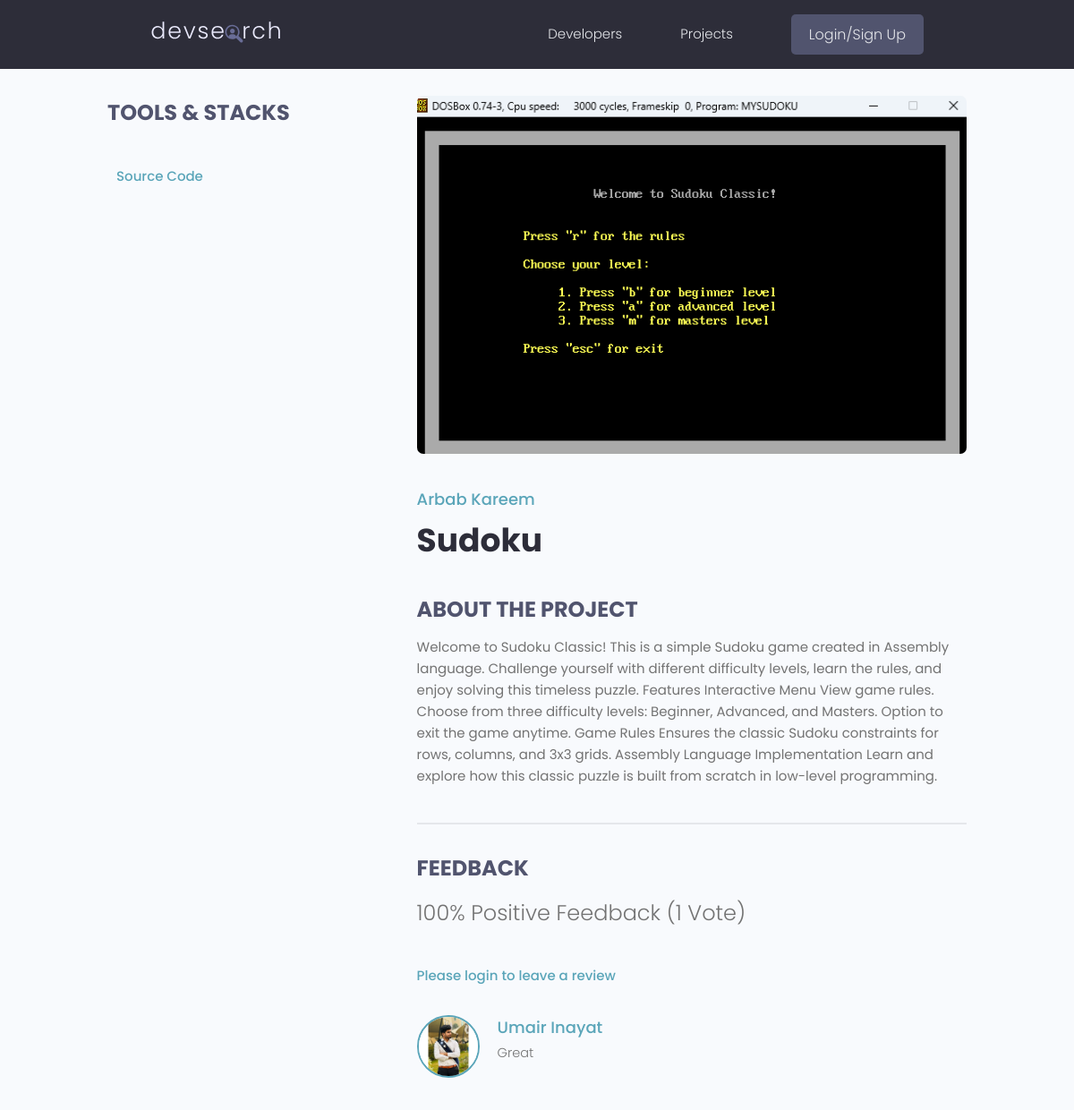
Screenshot of /projects/project/a9b16c54beb54f5db4971b943a730a23/ with the database file from the repository.
### projects/models.py (models this page shows, shortened)
class Project(models.Model):
    owner = models.ForeignKey(Profile, null=True, blank = True, on_delete=models.SET_NULL)
    title = models.CharField(max_length=200)
    description = models.TextField(null=True, blank = True)
    featured_image = models.ImageField(null=True, blank = True, default="default.jpg")
    technology = models.CharField(max_length=20)
    tag = models.ManyToManyField('Tag', blank= True)
    vote_total = models.IntegerField(default=0, null = True)
    vote_ratio = models.IntegerField(default=0, null = True)
    demo_link = models.CharField(max_length=2000,null=True, blank = True )
    source_link = models.CharField(max_length=2000,null=True, blank = True )
    created = models.DateTimeField(auto_now_add= True)
    id = models.UUIDField(default=uuid.uuid4, unique= True, primary_key= True, editable=False)
    class Meta:
        ordering = ['-vote_ratio', '-vote_total', 'title']
    @property
    def imageURL(self):
        try:
            url = self.featured_image.url
        except:
            url = ''
        return url
    @property
    def reviewers(self):
        queryset = self.review_set.all().values_list('owner__id', flat=True)
        return queryset

class Review(models.Model):
    VOTE_TYPE = (
        ('up', 'up'),
        ('down', 'down')
    )
    owner = models.ForeignKey(Profile, on_delete=models.CASCADE, null=True)
    project = models.ForeignKey(Project, on_delete=models.CASCADE, null=True, blank = True)
    body = models.TextField(null=True, blank = True)
    value = models.CharField(max_length=20, choices=VOTE_TYPE)
    created = models.DateTimeField(auto_now_add= True)
    id = models.UUIDField(default=uuid.uuid4,
                        unique= True, primary_key= True, editable=False)
    class Meta:
        unique_together = [['owner', 'project']]

### users/models.py (models this page shows, shortened)
class Profile(models.Model):
    user = models.OneToOneField(User, on_delete=models.CASCADE, null=True,blank= True )
    name = models.CharField(max_length=200, null=True)
    email = models.EmailField(max_length=500, null=True)
    username = models.CharField(max_length=200, null=True)
    location= models.CharField(max_length=200, null=True)
    short_intro = models.CharField(max_length=200, null=True, blank= True )
    profile_image = models.ImageField( null=True, blank= True , upload_to='profiles' , default="profiles/pro.png")
    social_github = models.CharField(max_length=200, null=True, blank= True )
    social_twitter = models.CharField(max_length=200, null=True, blank= True )
    social_linkedin = models.CharField(max_length=200, null=True, blank= True )
    social_stackoverflow = models.CharField(max_length=200, null=True, blank= True )
    description = models.TextField(blank=True)
    bio = models.TextField(max_length=500,blank=True, null=True),
    social_website = models.CharField(max_length=200, null=True, blank= True )
    id = models.UUIDField(default=uuid.uuid4, unique=True,
                        primary_key=True, editable=False)

### projects/views.py (the view, shortened to what this page needs)
# urls.py: path('project/<str:pk>/', views.project, name = "project"),
def project(request, pk):
    projectObj = Project.objects.get(id=pk)
    form = ReviewForm()
    return render(request, 'projects/single-project.html', {'project': projectObj, 'form': form})

### projects/templates/projects/single-project.html (shortened to what this page needs)
{% extends 'main.html' %}
{% block content %}
<main class="singleProject my-md">
    <div class="container">
        <div class="layout">
            <div class="column column--1of3">
                <h3 class="singleProject__subtitle">Tools & Stacks</h3>
                {% if project.source_link %}
                <a class="singleProject__liveLink" href="{{project.source_link}}" target="_blank">Source
                    Code
                </a>
                {% endif %}
            </div>
            <div class="column column--2of3">
                <img class="singleProject__preview" src="{{ project.imageURL }}" alt="portfolio thumbnail" />
                <a href="{% url 'user-profile' project.owner.id  %}"
                    class="singleProject__developer">{{project.owner.name}}</a>
                <h2 class="singleProject__title">{{project.title}}</h2>
                <h3 class="singleProject__subtitle">About the Project</h3>
                <div class="singleProject__info">
                    {{project.description}}
                </div>
                <div class="comments">
                    <h3 class="singleProject__subtitle">Feedback</h3>
                    <h5 class="project--rating">
                        {{project.vote_ratio}}% Positive Feedback ({{project.vote_total}}
                        Vote{{project.vote_total|pluralize:"s"}})
                    </h5>
                    {% if request.user.profile.id in project.reviewers %}
                    <p>You have already submitted your review for this project</p>
                    {% elif request.user.profile == project.owner %}
                    <p>You cannot review your own work</p>
                    {% else %}
                    <a href="{% url 'login' %}?next={{request.path}}">Please login to leave a review</a>
                    {% endif %}
                    <div class="commentList">
                        {% for review in project.review_set.all %}
                        {% if review.body %}
                        <div class="comment">
                            <a href="{% url 'user-profile' review.owner.id  %}">
                                <img class="avatar avatar--md" src="{{review.owner.profile_image.url}}" alt="user" />
                            </a>
                            <div class="comment__details">
                                <a href="{% url 'user-profile' review.owner.id  %}"
                                    class="comment__author">{{review.owner.name}}</a>
                                <p class="comment__info">{{review.body|linebreaksbr}}</p>
                            </div>
                        </div>
                        {% endif %}
                        {% endfor %}
                    </div>
                </div>
            </div>
        </div>
    </div>
</main>
{% endblock %}

### static/styles/app.css (style rules this page uses)
:root { --color-sub: #2d2d39; }
img { width: 100%; }
.singleProject .column--1of3 { order: 2; }
@media screen and (min-width: 1081px) { .singleProject .column--1of3 { order: 1; } }
@media screen and (min-width: 1081px) { .singleProject .column--2of3 { order: 2; } }
.singleProject__liveLink { font-weight: 500; transition: all 0.3s ease-in-out; border-bottom: 2px solid transparent; }
.singleProject__preview { height: 50vh; object-fit: cover; object-position: top center; margin-bottom: 3rem; border-radius: 0.7rem; }
.singleProject__developer { font-size: 1.8rem; font-weight: 500; }
.singleProject__title { font-size: 3.6rem; font-weight: 700; color: var(--color-sub); margin-bottom: 3rem; }
.project--rating { margin-bottom: 1.6em; margin-top: .5em; }
.singleProject__subtitle { text-transform: uppercase; font-size: 2.4rem; font-weight: 700; color: var(--color-sub-light); margin-bottom: 1rem; }
.comments { margin-top: 4rem; padding-top: 3rem; border-top: 2px solid var(--color-light); }
.commentList { margin: 3rem 0; }
.comment { display: flex; gap: 2rem; }
.comment__author { font-size: 1.8rem; }
.comment__info { font-size: 1.45rem; }

### static/uikit/styles/modules/_variables.css (style rules this page uses)
:root { --color-main: #5aa5b9; --color-main-light: #e6faff; --color-sub: #3f4156; --color-sub-light: #51546e; --color-sub-lighter: #ededfd; --color-text: #737373; --color-gray: #8b8b8b; --color-light: #e5e7eb; --color-light-gray: #767676; --color-bg: #f8fafd; --color-white: #fffefd; --color-white-light: #f3f3f3; --color-success: #359e64; --color-success-bg: #def8e8; --color-error: #fc4b0b; --color-error-bg: #fff2ee; --font-base: 'Poppins', arial, helvetica, 'Segoe UI', roboto, ubuntu, sans-serif; --font-monospace: 'Fira Code', 'Courier New', courier, monospace; --font-regular: 300; --font-medium: 500; --font-bold: 700; --generic-shadow: 1px 1px 5px #00000010; --generic-transition: all 0.3s ease-in-out; }

### static/uikit/styles/modules/_base.css (style rules this page uses)
* { margin: 0; padding: 0; box-sizing: border-box; text-rendering: optimizeLegibility; color: inherit; font-size: inherit; }
html { font-size: 50%; }
@media only screen and (min-width: 480px) { html { font-size: 56.25%; } }
@media only screen and (min-width: 1200px) { html { font-size: 62.5%; } }
body { line-height: 1.6; font-weight: 400; font-size: 1.5rem; color: var(--color-text); background-color: var(--color-bg); min-height: 100vh; }

### static/uikit/styles/modules/_typography.css (style rules this page uses)
* { font-family: var(--font-base); }
h2 { font-size: 3.6rem; font-weight: var(--font-bold); }
h3 { font-size: 3.2rem; font-weight: var(--font-medium); }
h5 { font-size: 2.4rem; font-weight: var(--font-medium); }
h5, h6 { font-weight: var(--font-regular); }
p, span, strong { font-size: 1.6rem; color: var(--color-text); font-weight: var(--font-regular); }
a { padding-bottom: 2px; text-decoration: none; display: inline-block; color: var(--color-main); font-weight: var(--font-medium); }

### static/uikit/styles/modules/_utilities.css (style rules this page uses)
.container { width: 92%; max-width: 165rem; margin: 0 auto; box-sizing: border-box; }
@media screen and (min-width: 1000px) { .container { width: 90%; } }
@media screen and (min-width: 1200px) { .container { width: 80%; } }
.my-md { margin: 3rem auto; }

### static/uikit/styles/modules/_avatar.css (style rules this page uses)
.avatar { border-radius: 50%; border: 2px solid var(--color-main); object-fit: cover; }
.avatar--md { height: 7rem; width: 7rem; }

### static/uikit/styles/modules/_layout.css (style rules this page uses)
.layout { display: flex; flex-flow: row wrap; justify-content: space-between; }
.layout > .column { margin-bottom: 3rem; }
.layout > .column.column--1of3 { flex-basis: 30%; }
.layout > .column.column--2of3 { flex-basis: 64%; }

### rows the page displays
Project: imageURL (picture), owner.name "Arbab Kareem", title "Sudoku", description "Welcome to Sudoku Classic! This is a simple Sudoku game created in Assembly language. Challenge yourself with different difficulty levels, learn the rules, and enjoy solving this timeless puzzle. Features Interactive Menu View game rules. Choose from three difficulty levels: Beginner, Advanced, and Masters. Option to exit the game anytime. Game Rules Ensures the classic Sudoku constraints for rows, columns, and 3x3 grids. Assembly Language Implementation Learn and explore how this classic puzzle is built from scratch in low-level programming.", vote_ratio "100", vote_total "1"
Review: owner.profile_image (picture), owner.name "Umair Inayat", body "Great"
